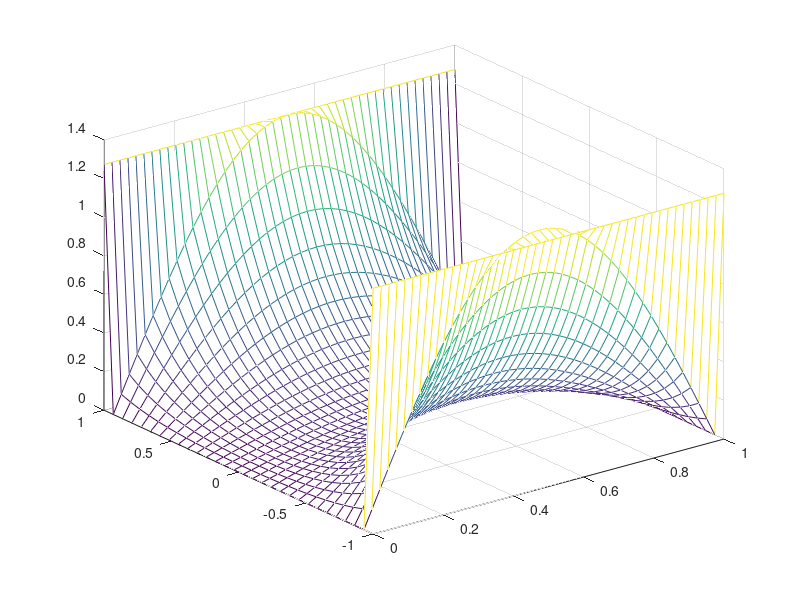

The MATLAB source for this figure:
clearvars

nx = 30;
ny = nx*3/2;
a = 1;
b = 2;
numSims = 30;
V0 = 1;
V = zeros(nx,ny);
Vp = zeros(nx,ny);
V(nx,:) = V0;
V(1,:) = V0;
X = linspace(-b/2,b/2,nx);
Y = linspace(0,a,ny);

for n = 1:2:numSims 
    for i = 1:nx
        for j = 1:ny
            if X(i) == -b/2
                V(i,j) = 1;
            elseif X(i) == b/2
                V(i,j) =1;
            elseif Y(j) == 0
                V(i,j) = 0;
            elseif Y(j) == a
                V(i,j) = 0;
            else
                V(i,j) = (1/n) * (cosh(n*pi*X(i)/a) / cosh(n*pi*b/a)) * sin(n*pi*Y(j)/a) + Vp(i,j);
            end
        end 
    end
    V = (4*V0/pi).*V;
    Vp = V;
    pause(0.0000001);
    figure(1);
    mesh(Y,X,V);
end
